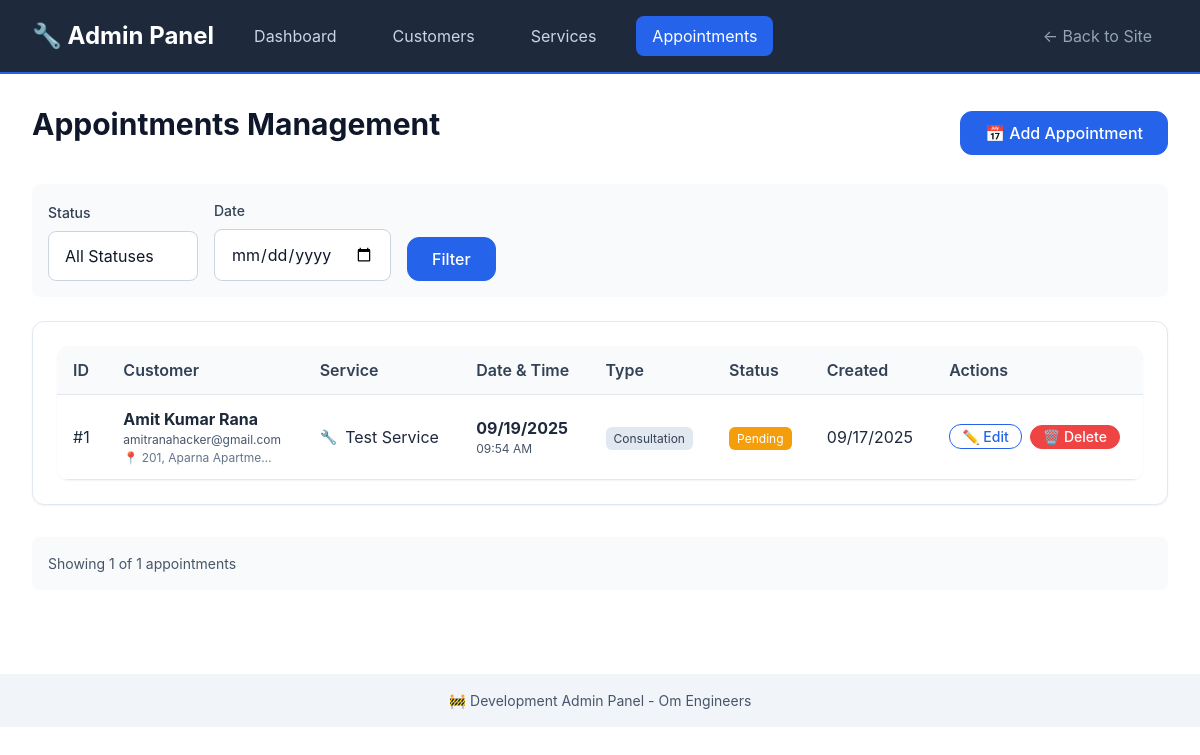
/admin/appointments, run on the app's committed database.
### models/appointment_db.py (models this page shows, shortened)
class Appointment(db.Model):
    __tablename__ = 'appointments'
    id: Mapped[int] = mapped_column(primary_key=True)
    customer_id: Mapped[int] = mapped_column(ForeignKey('customers.id'), nullable=False)
    service_id: Mapped[int] = mapped_column(ForeignKey('services.id'), nullable=False)
    appointment_date: Mapped[date] = mapped_column(Date, nullable=False, index=True)
    appointment_time: Mapped[time] = mapped_column(Time, nullable=False)
    appointment_type: Mapped[AppointmentType] = mapped_column(Enum(AppointmentType), default=AppointmentType.SERVICE)
    status: Mapped[AppointmentStatus] = mapped_column(Enum(AppointmentStatus), default=AppointmentStatus.PENDING, index=True)
    notes: Mapped[str] = mapped_column(Text, nullable=True)
    address: Mapped[str] = mapped_column(Text, nullable=True)
    estimated_duration: Mapped[str] = mapped_column(String(50), nullable=True)
    estimated_cost: Mapped[str] = mapped_column(String(50), nullable=True)
    actual_cost: Mapped[str] = mapped_column(String(50), nullable=True)
    technician_notes: Mapped[str] = mapped_column(Text, nullable=True)
    created_at: Mapped[datetime] = mapped_column(DateTime, default=datetime.utcnow)
    updated_at: Mapped[datetime] = mapped_column(DateTime, default=datetime.utcnow, onupdate=datetime.utcnow)
    completed_at: Mapped[datetime] = mapped_column(DateTime, nullable=True)
    cancelled_at: Mapped[datetime] = mapped_column(DateTime, nullable=True)
    customer = db.relationship('Customer', back_populates='appointments')
    service = db.relationship('Service', back_populates='appointments')

### models/customer_db.py (models this page shows, shortened)
class Customer(db.Model):
    __tablename__ = 'customers'
    id: Mapped[int] = mapped_column(primary_key=True)
    name: Mapped[str] = mapped_column(String(100), nullable=False)
    email: Mapped[str] = mapped_column(String(120), nullable=True, index=True)
    phone: Mapped[str] = mapped_column(String(20), nullable=False, index=True)
    address: Mapped[str] = mapped_column(Text, nullable=True)
    created_at: Mapped[datetime] = mapped_column(DateTime, default=datetime.utcnow)
    updated_at: Mapped[datetime] = mapped_column(DateTime, default=datetime.utcnow, onupdate=datetime.utcnow)
    appointments = db.relationship('Appointment', back_populates='customer', cascade='all, delete-orphan')

### models/service_db.py (models this page shows, shortened)
class Service(db.Model):
    __tablename__ = 'services'
    id: Mapped[int] = mapped_column(primary_key=True)
    name: Mapped[str] = mapped_column(String(100), nullable=False)
    description: Mapped[str] = mapped_column(Text, nullable=False)
    category: Mapped[str] = mapped_column(String(50), nullable=False, index=True)
    duration: Mapped[str] = mapped_column(String(50), nullable=False)
    price_range: Mapped[str] = mapped_column(String(50), nullable=False)
    icon: Mapped[str] = mapped_column(String(10), default="🔧")
    is_active: Mapped[bool] = mapped_column(Boolean, default=True, index=True)
    created_at: Mapped[datetime] = mapped_column(DateTime, default=datetime.utcnow)
    updated_at: Mapped[datetime] = mapped_column(DateTime, default=datetime.utcnow, onupdate=datetime.utcnow)
    appointments = db.relationship('Appointment', back_populates='service')

### routes/admin.py (the view)
@admin_bp.route('/appointments')
def appointments():
    status = request.args.get('status', '')
    date_filter = request.args.get('date', '')
    page = request.args.get('page', 1, type=int)
    query = Appointment.query
    if status:
        try:
            status_enum = AppointmentStatus(status)
            query = query.filter(Appointment.status == status_enum)
        except ValueError:
            pass
    if date_filter:
        try:
            filter_date = datetime.strptime(date_filter, '%Y-%m-%d').date()
            query = query.filter(Appointment.appointment_date == filter_date)
        except ValueError:
            pass
    appointments = query.order_by(Appointment.created_at.desc()).paginate(
        page=page, per_page=20, error_out=False
    )
    appointment_details = []
    for apt in appointments.items:
        customer = Customer.query.get(apt.customer_id)
        service = Service.query.get(apt.service_id)
        appointment_details.append({
            'appointment': apt,
            'customer': customer,
            'service': service
        })
    return render_template('admin/appointments.html',
                         appointments=appointments,
                         appointment_details=appointment_details,
                         statuses=list(AppointmentStatus),
                         current_status=status,
                         current_date=date_filter)

### templates/admin/appointments.html (shortened to what this page needs)
{% extends "admin/base.html" %}
{% block content %}
<div style="display: flex; justify-content: space-between; align-items: center; margin-bottom: var(--space-6);">
    <h1>Appointments Management</h1>
    <a href="{{ url_for('admin.new_appointment') }}" class="btn btn-primary">📅 Add Appointment</a>
</div>
<div class="filters">
    <form method="GET" style="display: flex; gap: var(--space-4); align-items: end; flex-wrap: wrap; width: 100%;">
        <div style="min-width: 150px;">
            <label for="status" class="form-label">Status</label>
            <select id="status" name="status" class="form-input">
                <option value="">All Statuses</option>
            </select>
        </div>
        <div style="min-width: 150px;">
            <label for="date" class="form-label">Date</label>
            <input type="date" id="date" name="date" class="form-input" value="{{ current_date }}">
        </div>
        <button type="submit" class="btn btn-primary">Filter</button>
    </form>
</div>
{% if appointments.items %}
<div class="card">
    <table class="admin-table">
        <thead>
            <tr>
                <th>ID</th>
                <th>Customer</th>
                <th>Service</th>
                <th>Date & Time</th>
                <th>Type</th>
                <th>Status</th>
                <th>Created</th>
                <th>Actions</th>
            </tr>
        </thead>
        <tbody>
            {% for detail in appointment_details %}
            {% set appointment = detail.appointment %}
            {% set customer = detail.customer %}
            {% set service = detail.service %}
            <tr>
                <td>#{{ appointment.id }}</td>
                <td>
                    <div>
                        <strong>{{ customer.name if customer else 'Unknown' }}</strong>
                        {% if customer %}
                        <div style="font-size: var(--font-size-xs); color: var(--gray-600);">
                            {{ customer.email }}
                        </div>
                        {% if customer.address %}
                        <div style="font-size: var(--font-size-xs); color: var(--gray-500); max-width: 150px; overflow: hidden; text-overflow: ellipsis; white-space: nowrap;"
                             title="{{ customer.address }}">
                            📍 {{ customer.address }}
                        </div>
                        {% endif %}
                        {% endif %}
                    </div>
                </td>
                <td>
                    <div style="display: flex; align-items: center; gap: var(--space-2);">
                        {% if service %}
                        <span style="font-size: var(--font-size-sm);">{{ service.icon }}</span>
                        <span>{{ service.name }}</span>
                        {% else %}
                        <span style="color: var(--gray-500);">Unknown Service</span>
                        {% endif %}
                    </div>
                </td>
                <td>
                    <div>
                        <strong>{{ appointment.appointment_date.strftime('%m/%d/%Y') }}</strong>
                        <div style="font-size: var(--font-size-xs); color: var(--gray-600);">
                            {{ appointment.appointment_time.strftime('%I:%M %p') }}
                        </div>
                    </div>
                </td>
                <td>
                    <span style="background-color: var(--gray-200); color: var(--gray-700); padding: var(--space-1) var(--space-2); border-radius: var(--border-radius-sm); font-size: var(--font-size-xs);">
                        {{ appointment.appointment_type.value.title() }}
                    </span>
                </td>
                <td>
                    <span style="background-color:
                        {% if appointment.status.value == 'pending' %}var(--warning-color)
                        {% elif appointment.status.value == 'confirmed' %}var(--primary-color)
                        {% elif appointment.status.value == 'completed' %}var(--success-color)
                        {% elif appointment.status.value == 'cancelled' %}var(--error-color)
                        {% else %}var(--gray-400){% endif %};
                        color: var(--white); padding: var(--space-1) var(--space-2); border-radius: var(--border-radius-sm); font-size: var(--font-size-xs);">
                        {{ appointment.status.value.title() }}
                    </span>
                </td>
                <td>{{ appointment.created_at.strftime('%m/%d/%Y') }}</td>
                <td>
                    <div style="display: flex; gap: var(--space-2);">
                        <a href="{{ url_for('admin.edit_appointment', appointment_id=appointment.id) }}"
                           class="btn btn-sm btn-outline">✏️ Edit</a>
                        <form method="POST" action="{{ url_for('admin.delete_appointment', appointment_id=appointment.id) }}"
                              style="display: inline;"
                              onsubmit="return confirm('Are you sure you want to delete this appointment?')">
                            <button type="submit" class="btn btn-sm btn-danger">🗑️ Delete</button>
                        </form>
                    </div>
                </td>
            </tr>
            {% endfor %}
        </tbody>
    </table>
</div>
{% endif %}
<div style="margin-top: var(--space-8); padding: var(--space-4); background: var(--gray-50); border-radius: var(--border-radius);">
    <p style="margin: 0; color: var(--gray-600); font-size: var(--font-size-sm);">
        Showing {{ appointments.items|length }} of {{ appointments.total }} appointments
    </p>
</div>
{% endblock %}

### static/css/main.css (style rules this page uses)
:root { --primary-color: #2563eb; --primary-dark: #1d4ed8; --primary-light: #3b82f6; --secondary-color: #64748b; --success-color: #10b981; --warning-color: #f59e0b; --error-color: #ef4444; --white: #ffffff; --gray-50: #f8fafc; --gray-100: #f1f5f9; --gray-200: #e2e8f0; --gray-300: #cbd5e1; --gray-400: #94a3b8; --gray-500: #64748b; --gray-600: #475569; --gray-700: #334155; --gray-800: #1e293b; --gray-900: #0f172a; --font-family: 'Inter', -apple-system, BlinkMacSystemFont, 'Segoe UI', Roboto, Oxygen, Ubuntu, Cantarell, sans-serif; --font-size-xs: 0.75rem; --font-size-sm: 0.875rem; --font-size-base: 1rem; --font-size-lg: 1.125rem; --font-size-xl: 1.25rem; --font-size-2xl: 1.5rem; --font-size-3xl: 1.875rem; --font-size-4xl: 2.25rem; --font-weight-normal: 400; --font-weight-medium: 500; --font-weight-semibold: 600; --font-weight-bold: 700; --line-height-tight: 1.25; --line-height-normal: 1.5; --line-height-relaxed: 1.75; --space-1: 0.25rem; --space-2: 0.5rem; --space-3: 0.75rem; --space-4: 1rem; --space-5: 1.25rem; --space-6: 1.5rem; --space-8: 2rem; --space-10: 2.5rem; --space-12: 3rem; --space-16: 4rem; --space-20: 5rem; --border-radius-sm: 0.375rem; --border-radius: 0.5rem; --border-radius-lg: 0.75rem; --border-radius-xl: 1rem; --shadow-sm: 0 1px 2px 0 rgba(0, 0, 0, 0.05); --shadow: 0 1px 3px 0 rgba(0, 0, 0, 0.1), 0 1px 2px 0 rgba(0, 0, 0, 0.06); --shadow-md: 0 4px 6px -1px rgba(0, 0, 0, 0.1), 0 2px 4px -1px rgba(0, 0, 0, 0.06); --shadow-lg: 0 10px 15px -3px rgba(0, 0, 0, 0.1), 0 4px 6px -2px rgba(0, 0, 0, 0.05); --container-max-width: 1200px; --header-height: 4rem; --min-touch-target: 2.75rem; }
*, *::before, *::after { box-sizing: border-box; }
* { margin: 0; padding: 0; }
html { font-size: 16px; scroll-behavior: smooth; -webkit-text-size-adjust: 100%; -ms-text-size-adjust: 100%; }
body { font-family: var(--font-family); font-size: var(--font-size-base); font-weight: var(--font-weight-normal); line-height: var(--line-height-normal); color: var(--gray-800); background-color: var(--white); -webkit-font-smoothing: antialiased; -moz-osx-font-smoothing: grayscale; }
h1, h2, h3, h4, h5, h6 { font-weight: var(--font-weight-bold); line-height: var(--line-height-tight); color: var(--gray-900); margin-bottom: var(--space-4); }
h1 { font-size: var(--font-size-3xl); }
p { margin-bottom: var(--space-4); color: var(--gray-600); }
a { color: var(--primary-color); text-decoration: none; }
.btn { display: inline-flex; align-items: center; justify-content: center; min-height: var(--min-touch-target); padding: var(--space-3) var(--space-6); font-family: inherit; font-size: var(--font-size-base); font-weight: var(--font-weight-medium); line-height: 1; text-decoration: none; border: 1px solid transparent; border-radius: var(--border-radius-lg); cursor: pointer; transition: all 0.2s ease-in-out; user-select: none; white-space: nowrap; }
.btn-primary { background-color: var(--primary-color); border-color: var(--primary-color); color: var(--white); }
.btn-outline { background-color: transparent; border-color: var(--primary-color); color: var(--primary-color); }
.btn-sm { min-height: 2.25rem; padding: var(--space-2) var(--space-4); font-size: var(--font-size-sm); }
.form-label { display: block; font-size: var(--font-size-sm); font-weight: var(--font-weight-medium); color: var(--gray-700); margin-bottom: var(--space-2); }
.form-input { display: block; width: 100%; min-height: var(--min-touch-target); padding: var(--space-3) var(--space-4); font-family: inherit; font-size: max(16px, var(--font-size-base)); line-height: var(--line-height-normal); color: var(--gray-900); background-color: var(--white); border: 1px solid var(--gray-300); border-radius: var(--border-radius); transition: border-color 0.2s ease-in-out, box-shadow 0.2s ease-in-out; -webkit-appearance: none; -moz-appearance: none; appearance: none; }
.form-input::placeholder { color: var(--gray-400); }
.card { background-color: var(--white); border: 1px solid var(--gray-200); border-radius: var(--border-radius-lg); box-shadow: var(--shadow-sm); padding: var(--space-6); transition: box-shadow 0.2s ease-in-out; }

### data on the page
Appointment: id "1", appointment_date "09/19/2025", appointment_time "09:54 AM", appointment_type.value "Consultation", status.value "Pending", created_at "09/17/2025"
Customer: name "Amit Kumar Rana", email "amitranahacker@gmail.com", address "201, Aparna Apartme…"
Service: icon "🔧", name "Test Service"

### other printed values
{{ appointments.items|length }} "1"
{{ appointments.total }} "1"
{{ config.APP_NAME }} "Om Engineers"
